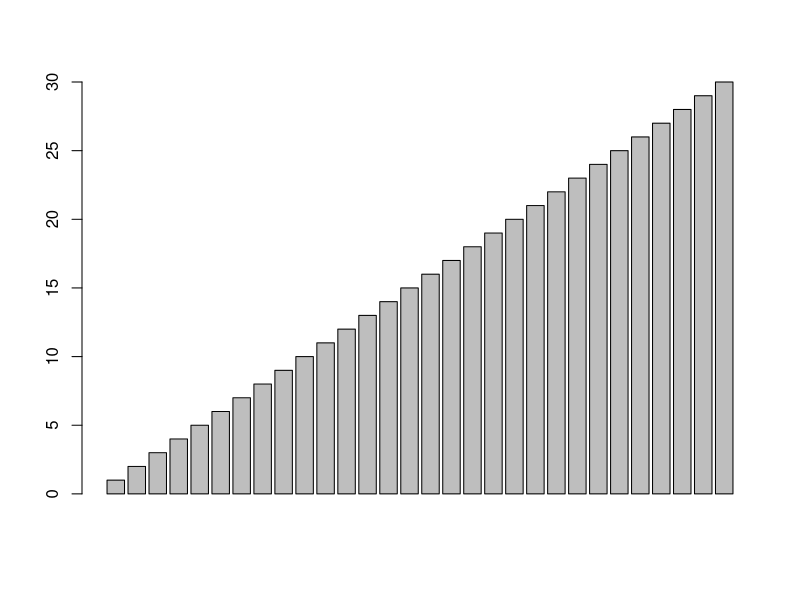
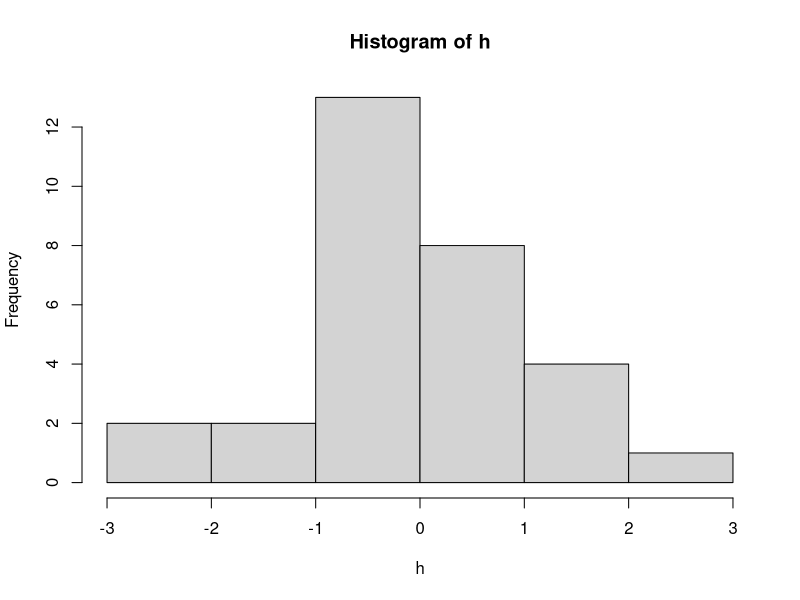

These charts were generated, in order, by the following R code:
## ---- chunk 1
knitr::opts_chunk$set(echo = TRUE)
## ---- chunk 2
height<-(1:30)
barplot(height)
## ---- chunk 3
jal <- function(x) {y=x^2; return(y)} 
## ---- chunk 4
h=rnorm(n=30)
View(h)
hist(h)
